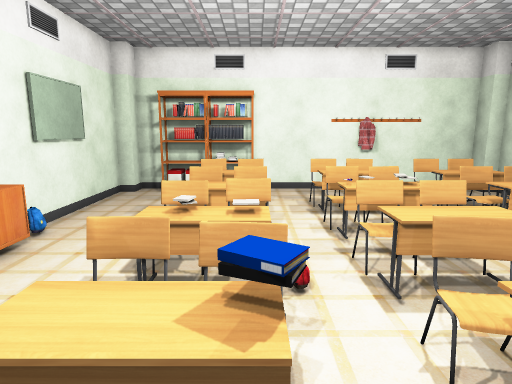
[1] (above)

16 first-person views from a walk through a Unity game level. The camera is 1.5 m above the floor, tilts 10° down and sees 75° across. The floor is counted in squares, 0.5 m on a side. Each view is taken from the middle of a square. On the plan, view 1 faces up. The plan holds only what a view shows up to about 20 squares ahead; the rest is blank. The place goes on beyond the plan. Some animated figures are left out. Some surface patterns are stand-ins.

[2]
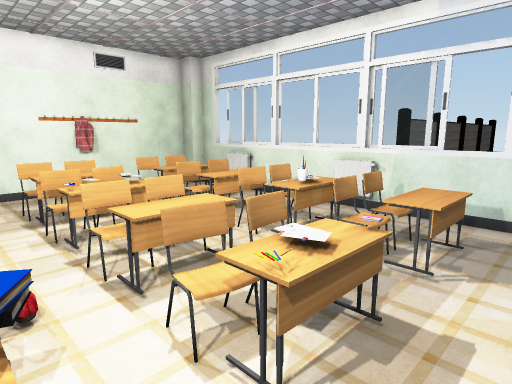

[3]
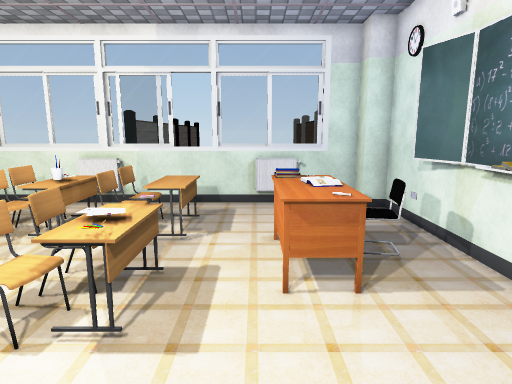

[4]
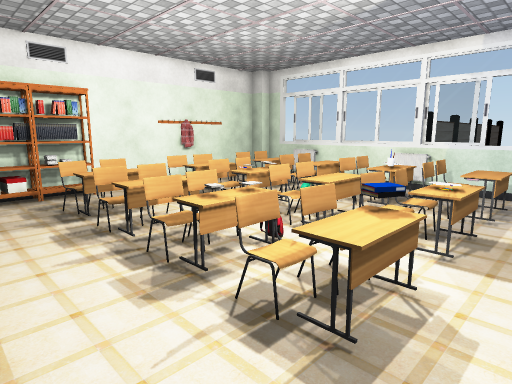

[5]
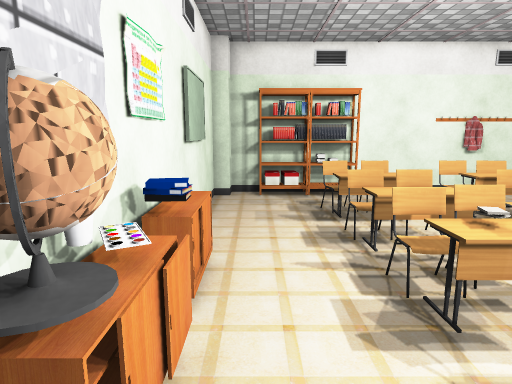

[6]
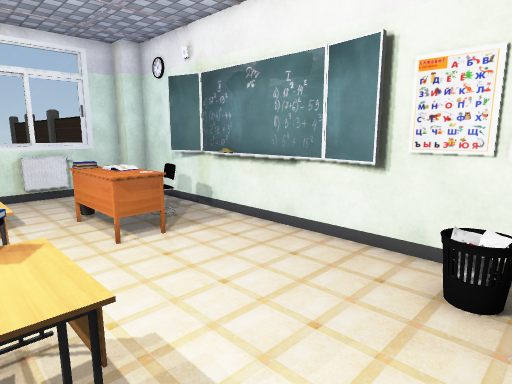

[7]
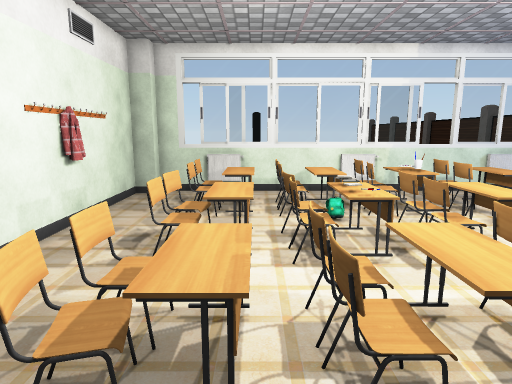

[8]
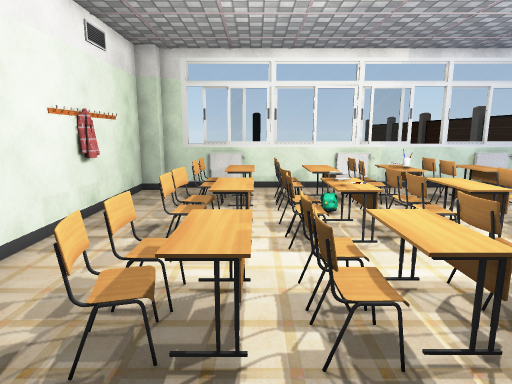

[9]
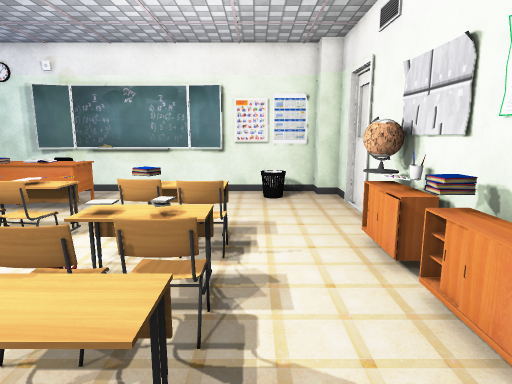

[10]
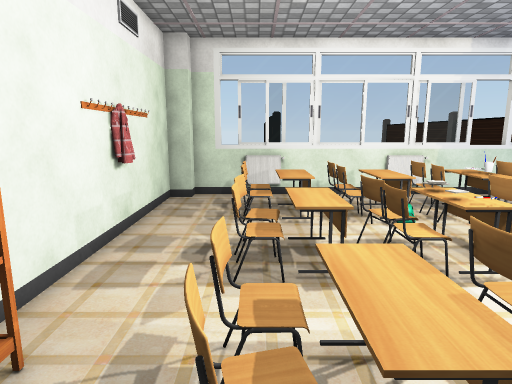

[11]
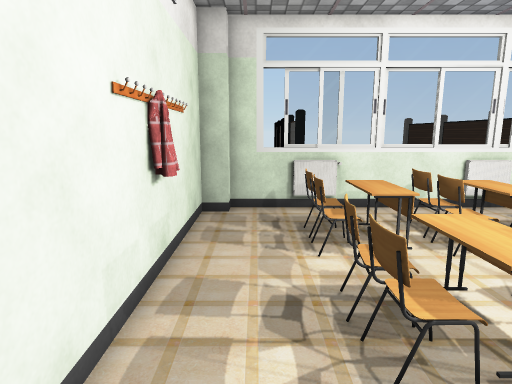

[12]
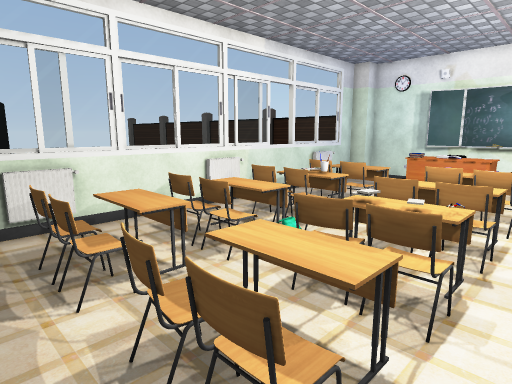

[13]
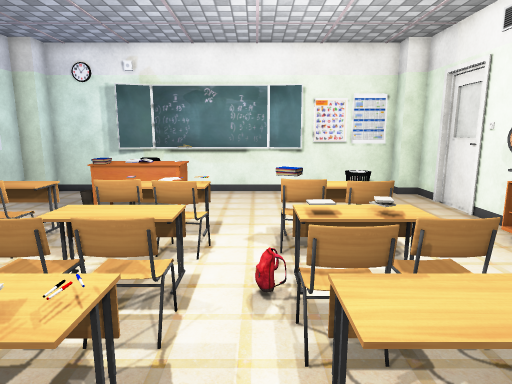

[14]
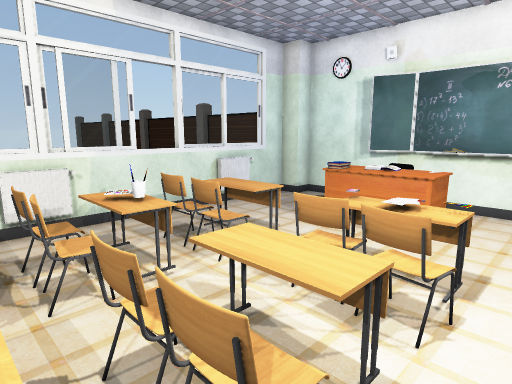

[15]
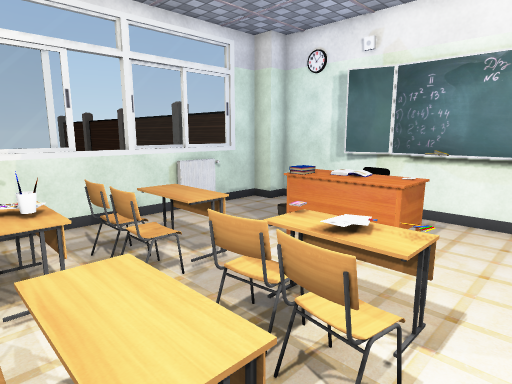

[16]
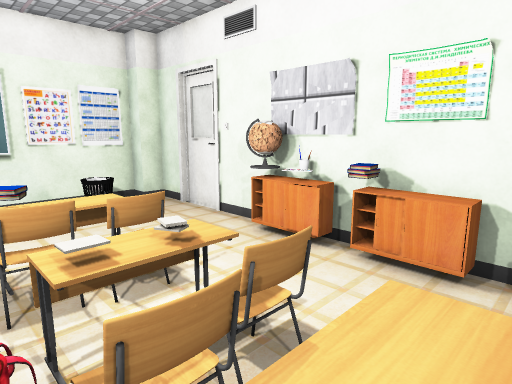

### Floor plan
Key: @ floor where view 1 was taken; # wall or solid block; . floor; = window, fence, low wall or low ledge; B box; S shelf; K books; C chair; T table; A cabinet; R radiator; P painting; O other object.
Columns run from 7 left of view 1 to 13 right of it. Each row starts with its distance up from view 1.
 18  ##BB#S#############
 17 ##SKKSSS...........#
 16 #..................##
 15 #.............C.C..##
 14 #....C.C.COOC.O.O..R#
 13 #....TTT.TTTT.TTT..R#
 12 #....TTT.TTTT.TTT..=#
 11 #....C.C..CC..C.C..##
 10 #....TTT.TTKT.TTT..=#
  9 #A...TTT.TKKT.TTT..##
  8 #A...C.C.C..C..C...##
  7 #A...O....OO..O.O..R#
  6 #O...TKK.TTTT.TOT..R#
  5 #P...TTT..TT..TTT..=#
  4 #P...C.C..OC..OCO..=#
  3 ##...OOO.TOO..OOO..=#
  2 ##...=OT.TOO..OOO..##
  1 #..................=#
  0 O......@...TTTT....R#
 -1 =..........TKKT....R#
 -2 =..........TKKT....R#
 -3 #..O.........C.....##
 -4 ##.O...............##
 -5  #OOOOOOOO OOOOO####

Positions as (right, up) in squares from view 1, and headings:
1: (0, 0), facing up
2: (0, 0), facing up-right
3: (-2, 0), facing right
4: (-6, 0), facing up-right
5: (-5, 1), facing up
6: (-5, 3), facing down-right
7: (-5, 12), facing right
8: (-6, 12), facing right
9: (-3, 12), facing down
10: (-4, 14), facing right
11: (-1, 16), facing right
12: (1, 16), facing down-right
13: (1, 12), facing down
14: (1, 9), facing down-right
15: (1, 7), facing down-right
16: (1, 10), facing down-left
